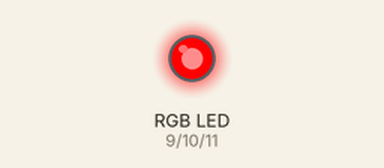
Simulated run of this sketch. Board: Arduino Uno, built with avr-gcc and run on an emulated ATmega328P. Parts: an RGB LED mixed from three pins (HIGH = lit).

Above: at 0.05 s.
At 1.85 s:
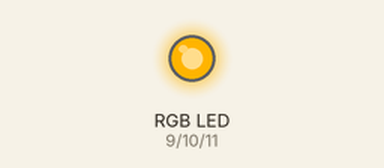
At 3.75 s:
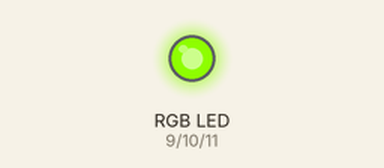
At 7.45 s:
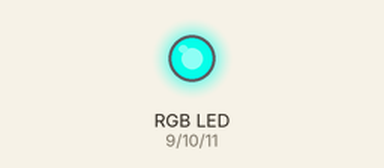
At 11.15 s:
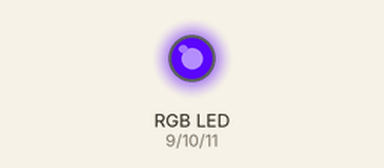
At 14.85 s:
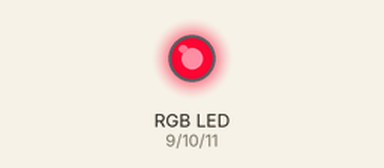
Timing chart, 0 to 19.9 s (numbered marks = the images above):
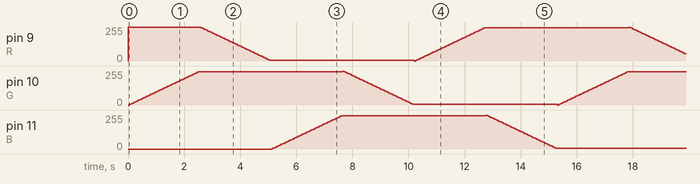

The sketch:

sketch_led_rgb.ino
```cpp
//Autora: Pamela Fialho
//Data: 04/09/2020
//Função: testar as transições de cores em um led RGB

int R = 9;
int G = 10;
int B = 11;

int ValorRed = 255;
int ValorGreen = 0;
int ValorBlue = 0;

void setup(){
    pinMode(R, OUTPUT);
    pinMode(G, OUTPUT);
    pinMode(B, OUTPUT);
    analogWrite(R, ValorRed);
    analogWrite(G, ValorGreen);
    analogWrite(B, ValorBlue);
}

void loop(){

    for (ValorGreen = 0; ValorGreen <255; ValorGreen=ValorGreen+5){
        analogWrite(G, ValorGreen);
        delay(50);
    }
    for (ValorRed = 255; ValorRed > 0; ValorRed=ValorRed-5){
        analogWrite(R, ValorRed);
        delay(50);
    }
    for (ValorBlue = 0; ValorBlue < 255; ValorBlue=ValorBlue+5){
        analogWrite(B, ValorBlue);
        delay(50);
    }

    for (ValorGreen = 255; ValorGreen > 0; ValorGreen=ValorGreen-5){
        analogWrite(G, ValorGreen);
        delay(50);
    }
    for (ValorRed = 0; ValorRed < 255; ValorRed=ValorRed+5){
        analogWrite(R, ValorRed);
        delay(50);
    }
    for (ValorBlue = 255; ValorBlue > 0; ValorBlue=ValorBlue-5){
        analogWrite(B, ValorBlue);
        delay(50);
    }
}
```
